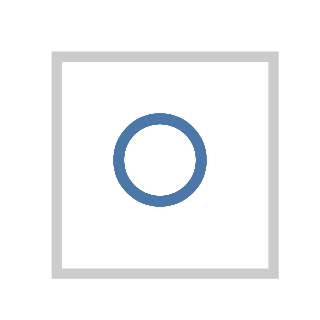

Describe this chart as a Vega-Lite specification.
### Vega specification from a JSON file in a GitHub repository (floating-point values rounded to 4 significant figures)
{"$schema": "https://vega.github.io/schema/vega/v3.0.json", "autosize": "pad", "padding": 5, "encode": {"update": {"stroke": {"value": "#ccc"}, "fill": {"value": "transparent"}}}, "data": [{"name": "source_0", "values": [{"a": "C", "b": 2}, {"a": "C", "b": 7}, {"a": "C", "b": 4}, {"a": "D", "b": 1}, {"a": "D", "b": 2}, {"a": "D", "b": 6}, {"a": "E", "b": 8}, {"a": "E", "b": 4}, {"a": "E", "b": 7}]}], "signals": [{"name": "width", "update": "21"}, {"name": "height", "update": "21"}], "marks": [{"name": "marks", "type": "symbol", "role": "point", "from": {"data": "source_0"}, "encode": {"update": {"x": {"value": 10.5}, "y": {"value": 10.5}, "stroke": {"value": "#4c78a8"}, "fill": {"value": "transparent"}, "opacity": {"value": 0.7}}}}]}
